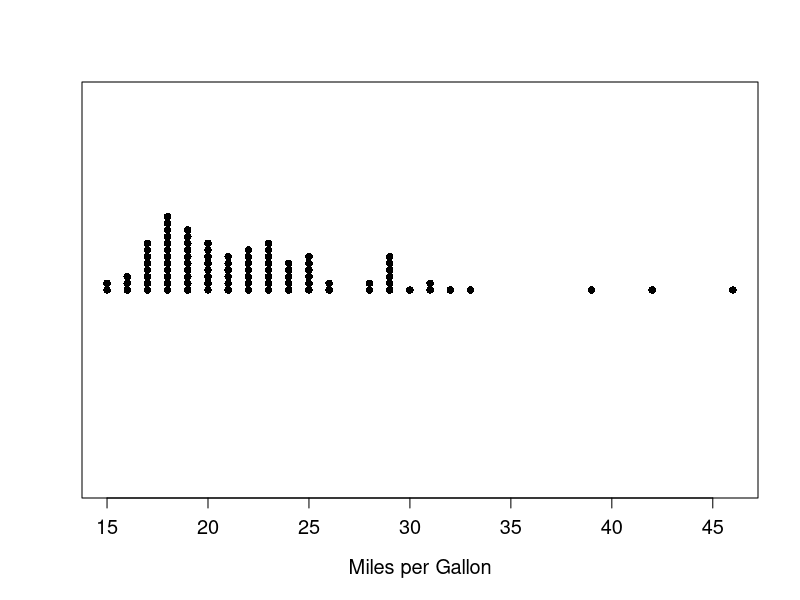
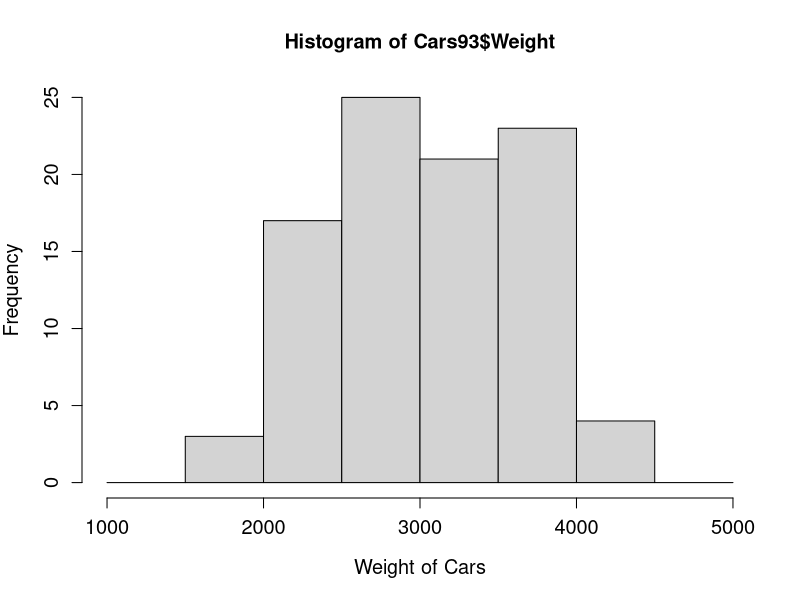

Recreate these plots in R, in order.
install.packages("randomForest") #This allows me to access the functions and data within this script
install.packages("MASS")
library("MASS")

head(Cars93) #Shows the first six rows of the given data set
?Cars93 # Shows details written into the summoned file to give you information about what the data means
ls(Cars93) #Tells you the column names of all the variables in the data

#Remember to use Command + Enter to execute single lines

Cars93$Type #Find the categorizations of each column where those specifications matter

#We can use the table function to find the frequency distribution for a variable by writing table(dataset$variable)
table(Cars93$AirBags)

table(Cars93$Manufacturer)

#We'll use round plus division in tables to find relative frequency distribution
round(table(Cars93$AirBags)/nrow(Cars93),3)

#colors 
colors() #This will show you every single color R has on file. All 657 of them.

#This list can be sliced by saying I want [first:last]
colors()[1:40]

#The color palette tells R which color is referred to by a specific integer
palette("default")
palette()

#We can change the palette like so
palette(c("red2","orchid1","yellow4","tomato2"))
palette()

#Making a stem plot
Cars93$Weight #All of their weights

stem(Cars93$Weight) 

#Dot plot of MPG
Cars93$MPG.city

stripchart(Cars93$MPG.city,method="stack",pch=16, cex.axis=1.2,cex.lab=1.2,xlab="Miles per Gallon")

#Histogram of Weight
Cars93$Weight

hist(Cars93$Weight, cex.lab=1.2, cex.axis=1.2, col="lightgray", breaks=seq(1000, 5000, 500), xlab="Weight of Cars")

